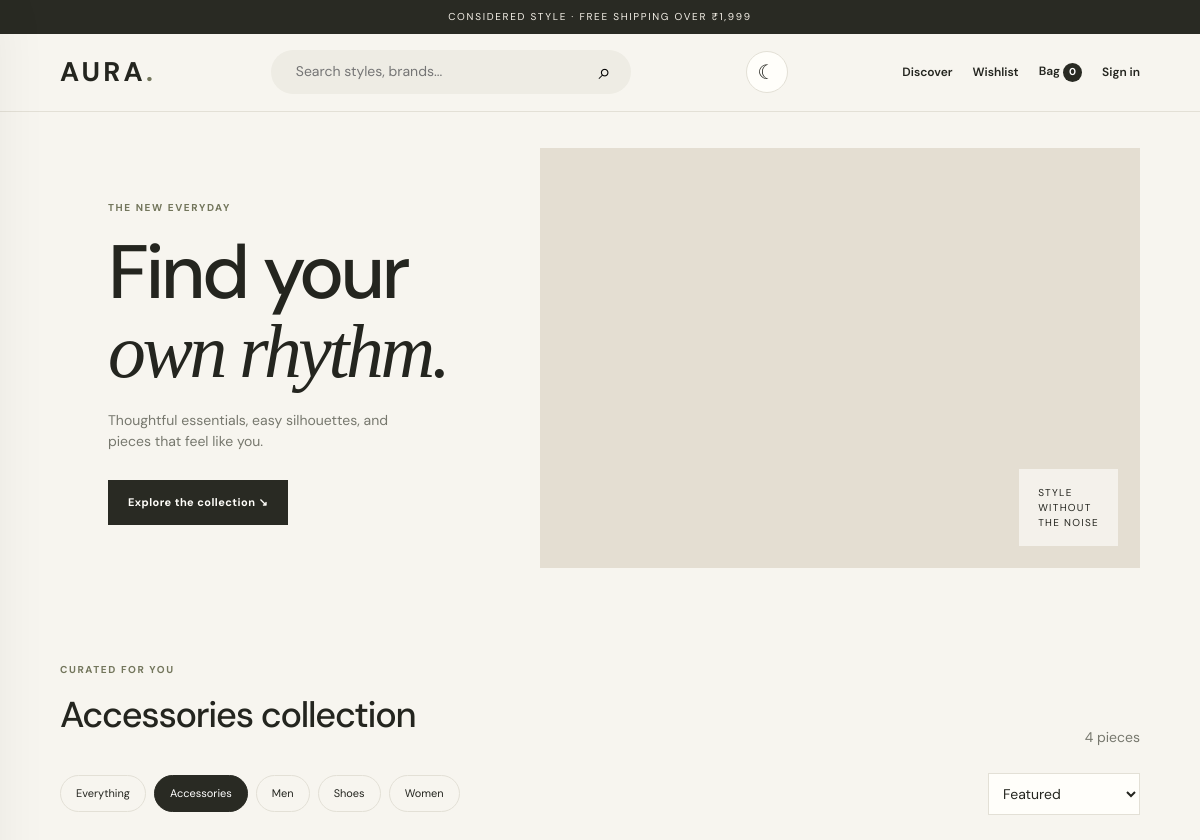
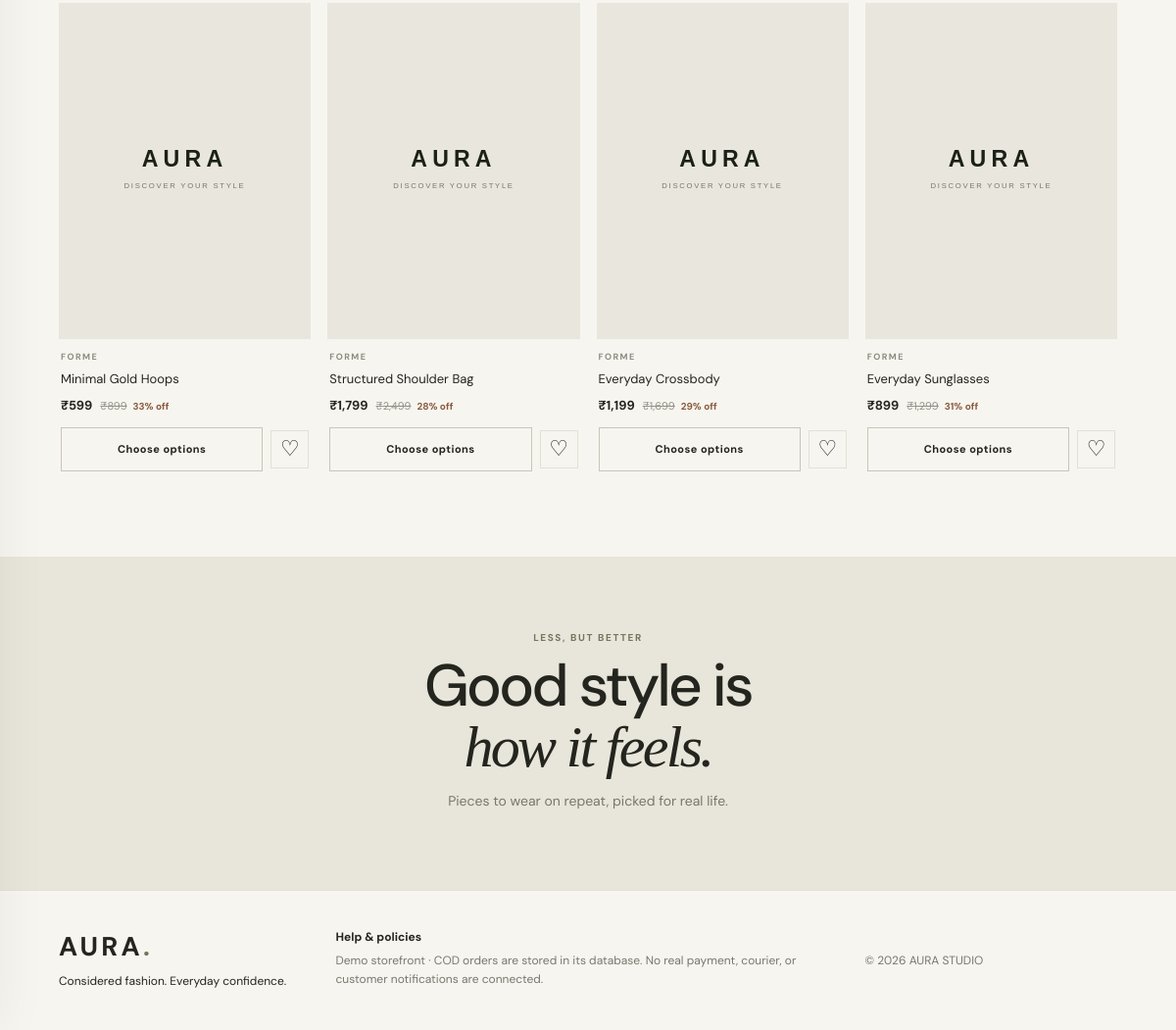
The app's page /?category=Accessories&q=&sort=featured with its own data (2 pictures, top to bottom).
### tables this page shows
CREATE TABLE products(id INTEGER PRIMARY KEY, name TEXT NOT NULL, brand TEXT NOT NULL, category TEXT NOT NULL, price INTEGER NOT NULL, old_price INTEGER NOT NULL DEFAULT 0, sizes TEXT NOT NULL DEFAULT 'One Size', color TEXT NOT NULL DEFAULT '', image TEXT NOT NULL DEFAULT '', description TEXT NOT NULL DEFAULT '', active INTEGER NOT NULL DEFAULT 1, created_at TEXT DEFAULT CURRENT_TIMESTAMP);

### app.py (the view)
@app.route('/')
def home():
    category=request.args.get('category','All'); q=request.args.get('q','').strip(); sort=request.args.get('sort','featured')
    sql='SELECT * FROM products WHERE active=1'; params=[]
    if category!='All': sql+=' AND category=?'; params.append(category)
    if q: sql+=' AND (name LIKE ? OR brand LIKE ? OR description LIKE ?)'; params += [f'%{q}%']*3
    sql += {'price-low':' ORDER BY price ASC','price-high':' ORDER BY price DESC','newest':' ORDER BY id DESC'}.get(sort,' ORDER BY id ASC')
    products=db().execute(sql,params).fetchall()
    cats=[r['category'] for r in db().execute('SELECT DISTINCT category FROM products WHERE active=1 ORDER BY category')]
    return render_template('home.html', products=products, categories=cats, category=category, q=q, sort=sort)

### app.py (called while the page is built)
def db():
    if 'db' not in g:
        g.db = sqlite3.connect(DB_PATH)
        g.db.row_factory = sqlite3.Row
        g.db.execute('PRAGMA foreign_keys = ON')
    return g.db

@app.context_processor
def inject_globals():
    user = None
    if session.get('user_id'):
        user = db().execute('SELECT id,name,email,is_admin FROM users WHERE id=?', (session['user_id'],)).fetchone()
    cart = session.get('cart', {})
    return {'current_user': user, 'cart_count': sum(int(v.get('qty',1)) for v in cart.values()), 'year': 2026}

@app.before_request
def csrf_protect():
    if request.method == 'POST':
        token = request.form.get('_csrf') or request.headers.get('X-CSRF-Token')
        if not token or not secrets.compare_digest(token, session.get('_csrf', '')):
            abort(400, 'Invalid or expired form token. Refresh and try again.')

### templates/home.html
{% extends 'base.html' %}{% block title %}AURA — Considered fashion{% endblock %}{% block content %}<section class="hero"><div class="hero-copy"><p class="eyebrow">THE NEW EVERYDAY</p><h1>Find your<br><i>own rhythm.</i></h1><p>Thoughtful essentials, easy silhouettes, and pieces that feel like you.</p><a class="button dark" href="#collection">Explore the collection ↘</a></div><div class="hero-art"><img src="https://images.unsplash.com/photo-1483985988355-763728e1935b?auto=format&fit=crop&w=1400&q=90" alt="Fashion collection" onerror="this.style.display='none'"><div class="hero-sticker">STYLE<br>WITHOUT<br>THE NOISE</div></div></section><section class="section" id="collection"><div class="sectionhead"><div><p class="eyebrow">CURATED FOR YOU</p><h2>{{ 'The current favourites' if category=='All' else category+' collection' }}</h2></div><span class="muted">{{ products|length }} pieces</span></div><div class="filters"><div class="chips"><a class="chip {{ 'active' if category=='All' else '' }}" href="{{ url_for('home',category='All',q=q,sort=sort) }}">Everything</a>{% for cat in categories %}<a class="chip {{ 'active' if category==cat else '' }}" href="{{ url_for('home',category=cat,q=q,sort=sort) }}">{{ cat }}</a>{% endfor %}</div><form><input type="hidden" name="category" value="{{ category }}"><input type="hidden" name="q" value="{{ q }}"><select name="sort" onchange="this.form.submit()"><option value="featured" {{ 'selected' if sort=='featured' else '' }}>Featured</option><option value="price-low" {{ 'selected' if sort=='price-low' else '' }}>Price: low to high</option><option value="price-high" {{ 'selected' if sort=='price-high' else '' }}>Price: high to low</option><option value="newest" {{ 'selected' if sort=='newest' else '' }}>Newest</option></select></form></div><div class="grid">{% for p in products %}<article class="card"><a class="product-image" href="{{ url_for('product_detail',product_id=p.id) }}"><img src="{{ p.image }}" alt="{{ p.name }}" loading="lazy" onerror="this.src='{{ url_for('static',filename='product-fallback.svg') }}'"><span class="quick">VIEW PIECE ↗</span></a><div class="cardinfo"><div class="brand">{{ p.brand }}</div><a class="product-name" href="{{ url_for('product_detail',product_id=p.id) }}">{{ p.name }}</a><div class="price">₹{{ '{:,}'.format(p.price) }} <del>₹{{ '{:,}'.format(p.old_price) }}</del>{% if p.old_price>p.price %}<span>{{ ((p.old_price-p.price)*100/p.old_price)|round|int }}% off</span>{% endif %}</div><div class="cardactions"><a class="button outline" href="{{ url_for('product_detail',product_id=p.id) }}">Choose options</a>{% if current_user %}<form method="post" action="{{ url_for('wishlist_toggle',product_id=p.id) }}"><input type="hidden" name="_csrf" value="{{ csrf_token() }}"><button class="heart" title="Toggle wishlist">♡</button></form>{% else %}<a class="heart" title="Sign in to wishlist" href="{{ url_for('login') }}">♡</a>{% endif %}</div></div></article>{% else %}<div class="empty"><h3>No styles found</h3><p>Try a different search or category.</p><a class="button dark" href="{{ url_for('home') }}">Clear filters</a></div>{% endfor %}</div></section><section class="banner"><p class="eyebrow">LESS, BUT BETTER</p><h2>Good style is<br><i>how it feels.</i></h2><p>Pieces to wear on repeat, picked for real life.</p></section>{% endblock %}

### static/style.css (style rules this page uses)
:root { --paper:#f7f5ef;--white:#fffefa;--ink:#24251f;--muted:#77786e;--line:#e3e0d6;--olive:#73765c;--accent:#d8c7ad }
* { box-sizing:border-box }
html { scroll-behavior:smooth }
body { margin:0;background:var(--paper);color:var(--ink);font-family:'DM Sans',Arial,sans-serif;font-size:14px;line-height:1.55 }
a { color:inherit;text-decoration:none }
button,input,select,textarea { font:inherit }
button,a,select { cursor:pointer }
.hero { display:grid;grid-template-columns:.85fr 1.15fr;min-height:480px;padding:36px clamp(18px,5vw,75px) 54px;gap:36px;align-items:center }
.hero-copy { padding:20px 0 20px 4vw }
.eyebrow,.brand,.label { font-size:10px;letter-spacing:.16em;font-weight:700;color:var(--olive);text-transform:uppercase }
.hero h1,.banner h2,.authart h1 { font-size:clamp(48px,6.3vw,83px);line-height:1.04;font-weight:500;letter-spacing:-.045em;margin:18px 0 }
.hero h1 i,.banner h2 i,.authart h1 i { font-family:'Playfair Display',serif;font-weight:500 }
.hero-copy>p:not(.eyebrow) { max-width:320px;color:var(--muted);margin-bottom:27px }
.hero-art { height:420px;position:relative;overflow:hidden;background:#e4ded2 }
.hero-sticker { position:absolute;right:22px;bottom:22px;background:#f7f5efdd;padding:16px 19px;font-size:10px;letter-spacing:.13em;line-height:1.5 }
.button { display:inline-flex;justify-content:center;align-items:center;border:1px solid transparent;padding:13px 19px;font-size:11px;font-weight:700;letter-spacing:.04em;transition:.2s;min-height:43px }
.button.dark { background:#292a23;color:#fffefa }
.button.outline { border-color:#c8c6ba;background:transparent }
.section { padding:30px clamp(18px,5vw,75px) 75px;max-width:1600px;margin:auto }
.sectionhead { display:flex;align-items:end;justify-content:space-between;margin-bottom:24px }
.sectionhead h2,.section h1 { font-size:clamp(28px,3vw,42px);font-weight:500;letter-spacing:-.035em;margin:6px 0 }
.muted { color:var(--muted) }
.filters { display:flex;justify-content:space-between;align-items:center;gap:20px;margin:22px 0 28px;flex-wrap:wrap }
.chips { display:flex;gap:8px;flex-wrap:wrap }
.chip { padding:9px 15px;border:1px solid var(--line);border-radius:30px;font-size:11px }
.chip.active,.chip:hover { background:#292a23;color:white;border-color:#292a23 }
.filters select,select { padding:10px;border:1px solid var(--line);background:var(--white);color:var(--ink) }
.grid { display:grid;grid-template-columns:repeat(4,minmax(0,1fr));gap:27px 17px }
.card { min-width:0 }
.product-image { display:block;position:relative;overflow:hidden;background:#eae7de;aspect-ratio:3/4 }
.product-image img { width:100%;height:100%;object-fit:cover;display:block;transition:transform .5s }
.cardinfo { padding:12px 2px }
.brand { font-size:9px;color:#8b8c80 }
.product-name { display:block;font-size:13px;margin:5px 0 7px }
.price { font-weight:700;font-size:13px }
.price del,.detailprice del { font-weight:400;color:#929287;font-size:11px;margin-left:5px }
.price span,.detailprice span { color:#8b5b42;font-size:10px;margin-left:6px }
.cardactions { display:flex;gap:8px;align-items:center;margin-top:12px }
.cardactions .button { flex:1 }
.heart { border:1px solid var(--line);background:transparent;width:39px;height:39px;font-size:22px;display:grid;place-items:center }
.banner { padding:65px 20px;text-align:center;background:#e8e5da }
.banner h2 { font-size:clamp(36px,5vw,60px);margin:10px }
.banner p:last-child { color:var(--muted) }

### records on screen
products: brand "FORME", name "Minimal Gold Hoops", price "599", old_price "899", ((p.old_price-p.price)*100/p.old_price)|round|int "33"
products: brand "FORME", name "Structured Shoulder Bag", price "1,799", old_price "2,499", ((p.old_price-p.price)*100/p.old_price)|round|int "28"
products: brand "FORME", name "Everyday Crossbody", price "1,199", old_price "1,699", ((p.old_price-p.price)*100/p.old_price)|round|int "29"
products: brand "FORME", name "Everyday Sunglasses", price "899", old_price "1,299", ((p.old_price-p.price)*100/p.old_price)|round|int "31"

### other values on screen
{{ cart_count }} "0"
{{ products|length }} "4"
{{ cat }} "Accessories" "Men" "Shoes" "Women"
{{ year }} "2026"
